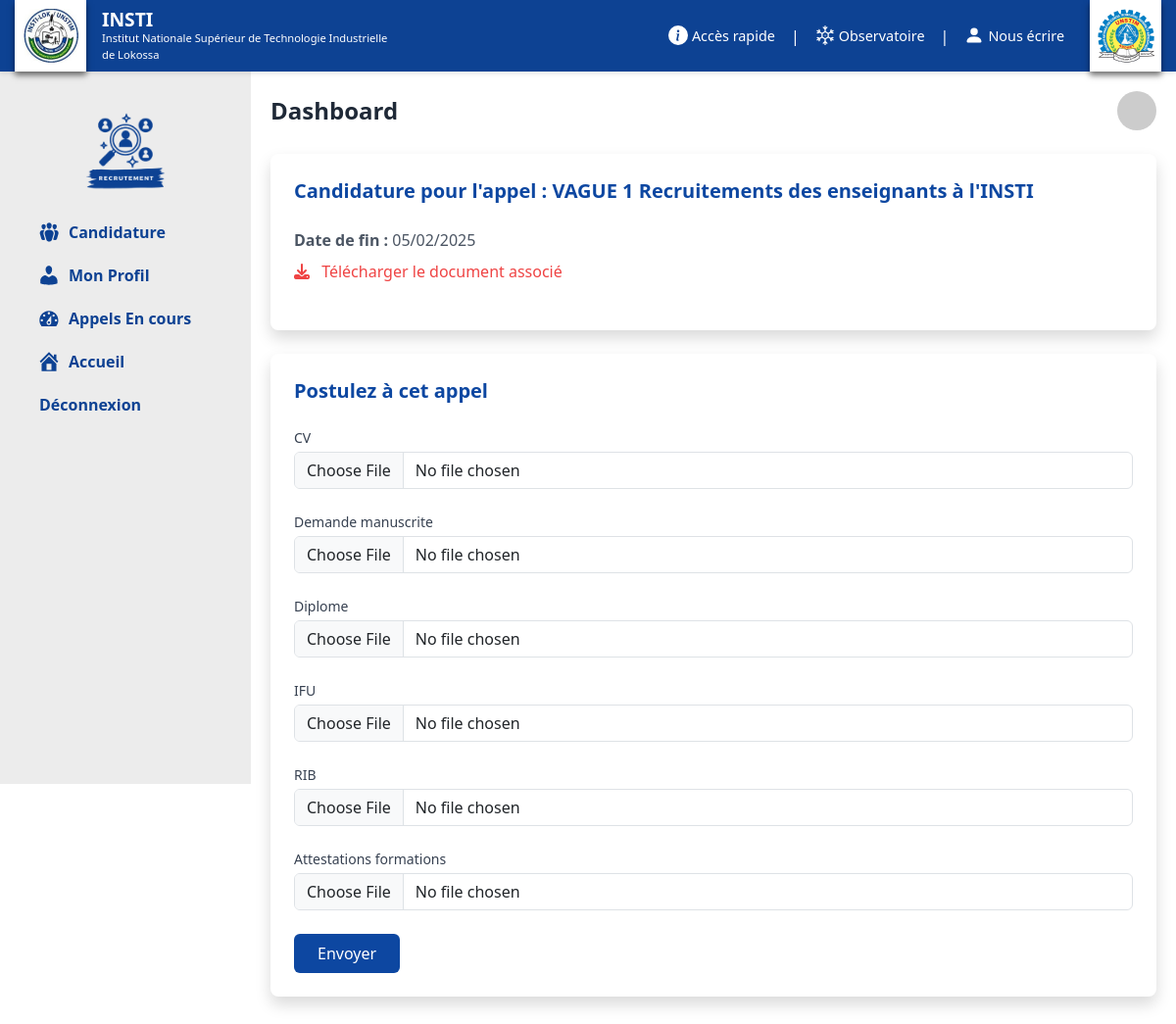
Page /candidater/5/ on the committed database.
### recruit/models.py (models this page shows, shortened)
class Appel(models.Model):
  ecole = models.ForeignKey(Ecole, on_delete=models.CASCADE, blank=False)
  titre = models.CharField(max_length=50, blank=False, null=False)
  description = models.TextField(max_length=500, blank=False, null=False, default='')
  nbr_poste = models.PositiveIntegerField(default=0)
  mission = models.CharField(max_length=255, blank=False, null=False)
  date_debut = models.DateField(auto_now=False, auto_now_add=True)
  date_fin = models.DateField(auto_now=False, auto_now_add=False, blank=False, null=False)
  document = models.FileField(upload_to='documents/', blank=True, null=True)
  class Meta:
    verbose_name = "Appel"
    verbose_name_plural = "Appels"

### recruit/views.py (the view)
# urls.py: path('candidater/<int:appel_id>/', views.candidater, name='candidater'),
def candidater(request, appel_id):
    appel = get_object_or_404(Appel, id=appel_id)  # Récupère l'appel spécifique
    if request.method == 'POST':
        form = CandidatureForm(request.POST, request.FILES)
        if form.is_valid():
            candidature = form.save(commit=False)
            candidature.appel = appel  # Associe l'appel spécifique
            candidature.enseignant = request.user.enseignant  # Associe l'enseignant connecté
            candidature.save()
            return redirect('recruit:candidature_conf')
    else:
        form = CandidatureForm()
    return render(request, 'candidater.html', {'form': form, 'app': appel})

### recruit/forms.py
class CandidatureForm(forms.ModelForm):
    class Meta:
        model = Candidature
        fields = ['cv', 'demande', 'diplome', 'ifu', 'rib', 'autre']  # Adapté à vos champs de fichier
    def __init__(self, *args, **kwargs):
        super(CandidatureForm, self).__init__(*args, **kwargs)
        for field in self.fields.values():
            field.widget.attrs.update({'class': 'form-control'})

### recruit/templates/candidater.html (shortened to what this page needs)
{% extends "dashboard.html" %}
{% load static %}
    {% block contents %}
    <div class="bg-white p-6 shadow rounded-lg">
      <h2 class="text-xl font-bold text-gray-700 mb-4 text-blue-500"  style="color: #0d47a1;">Candidature pour l'appel : {{ app.titre }}</h2>
      <p class="text-gray-600 mb-2">
        <strong>Date de fin :</strong> {{ app.date_fin|date:"d/m/Y" }}
      </p>
      {% if app.document %}
      <p class="mb-4">
        <a href="{{ app.document.url }}" target="_blank" class="text-red-500 hover:underline">
          <i class="fas fa-download mr-2"></i> Télécharger le document associé
        </a>
      </p>
      {% else %}
      <p class="text-gray-500">Aucun document associé.</p>
      {% endif %}
    </div>
    <form class="bg-white p-6 mt-6 shadow rounded-lg" action="" method="POST" enctype="multipart/form-data">
      <h3 class="text-xl font-semibold text-gray-700 mb-4"  style="color: #0d47a1;">Postulez à cet appel</h3>
      <div class="grid grid-cols-1 gap-6">
        {% for field in form %}
        <div class="form-group">
          <label for="{{ field.id_for_label }}" class="block text-sm font-medium text-gray-700 mb-1">
            {{ field.label }}
          </label>
          {% if field.field.widget.input_type == "file" %}
          <div class="custom-file-input">
            {{ field }}
          </div>
          {% else %}
            {{ field }}
          {% endif %}
        </div>
        {% endfor %}
      </div>
      <button type="submit" class="mt-4 px-6 py-2 text-white rounded" style="background-color: #0d47a1;" onmouseover="this.style.backgroundColor='#1565c0'" onmouseout="this.style.backgroundColor='#0d47a1'">
        Envoyer
      </button>
    </form>
    {% endblock %}

### rows in the picture
Appel: titre "VAGUE 1 Recruitements des enseignants à l'INSTI", date_fin "05/02/2025"

### other values in the picture
{{ field.label }} "CV" "Demande manuscrite" "Diplome" "IFU" "RIB" "Attestations formations"
